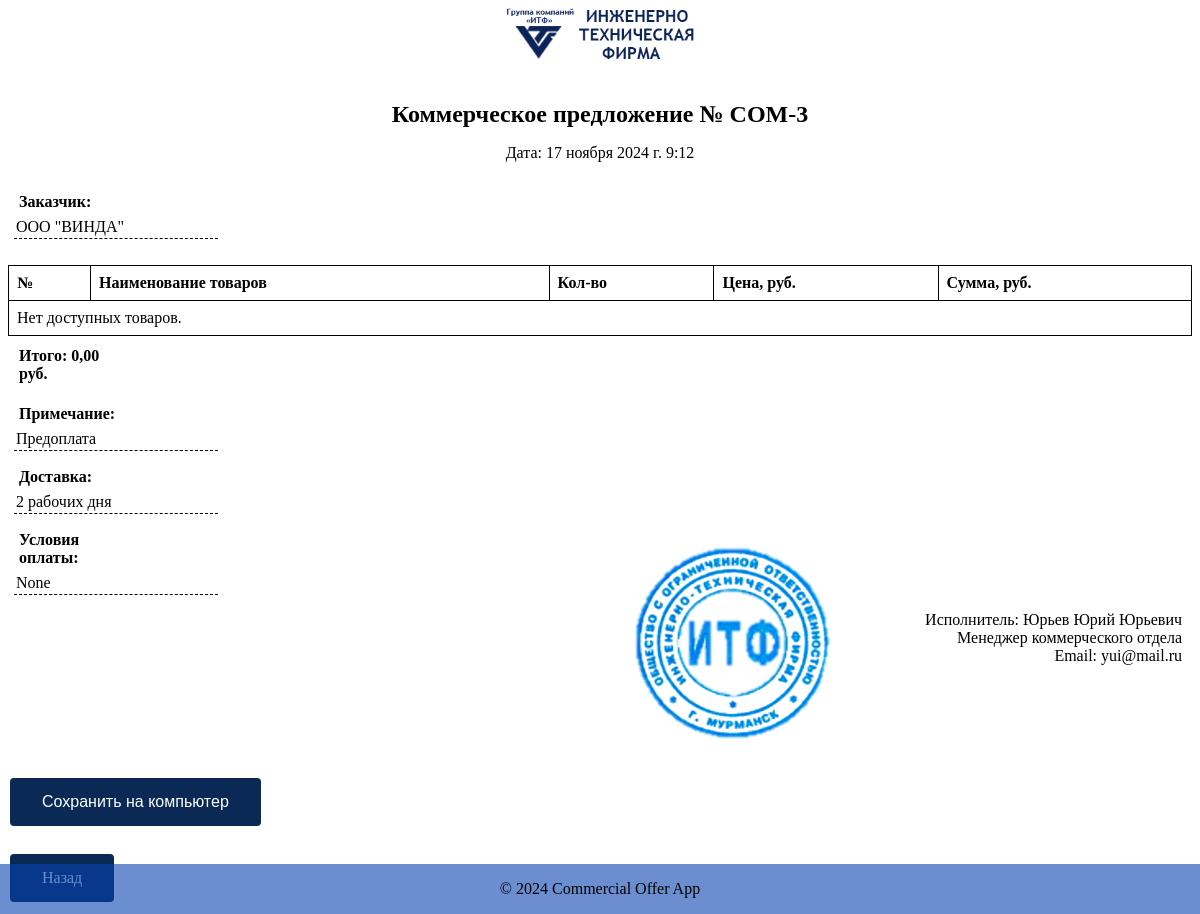
/offers/offer_detail/44/ (signed in), run on the app's committed database.
### offers/models.py (models this page shows, shortened)
class Offer(models.Model):
    number = models.CharField(max_length=5, unique=True)
    date = models.DateTimeField(auto_now_add=True)
    customer = models.CharField(max_length=255)
    description = models.TextField()
    delivery = models.TextField()
    remarks = models.TextField()
    executor = models.ForeignKey(User, on_delete=models.CASCADE)
    products = models.ManyToManyField('Product', through='OfferProduct')
    note = models.TextField(blank=True, null=True)
    payment_terms = models.TextField(blank=True, null=True)
    total_price = models.DecimalField(max_digits=10, decimal_places=2, default=0)

### offers/views.py (the view)
# urls.py: path('offer_detail/<int:offer_id>/', views.offer_detail, name='offer_detail'),
@login_required
def offer_detail(request, offer_id):
    offer = get_object_or_404(Offer, id=offer_id)
    offer_products = OfferProduct.objects.filter(offer=offer)
    form = OfferForm(instance=offer)
    context = {
        'offer': offer,
        'offer_products': offer_products,
        'form': form,
    }
    return render(request, 'offers/offer_detail.html', context)

### offers/templates/offers/offer_detail.html (shortened to what this page needs)
{% load static %}
<!DOCTYPE html>
<html lang="ru">
<head>
    <link rel="stylesheet" href="{% static 'offers/css/style.css' %}">
    <link href="https://cdn.jsdelivr.net/npm/select2@4.1.0-rc.0/dist/css/select2.min.css" rel="stylesheet" />
</head>
<body class="body">
<div class="save">
    <div class="header">
        <img src="{% static 'offers/images/logo.png' %}" alt="Logo" class="logo">
        <br>
        <br>
        <br>
        <h1>Коммерческое предложение № {{ offer.number }}</h1>
        <p>Дата: {{ offer.date }}</p>
    </div>
    <div class="content">
        <form id="offer-form" method="post" action="{% url 'offer_list' %}">
            <div style="margin-bottom: 20px" class="note-container">
                <div class="note-label"><strong>Заказчик:</strong></div>
                <div class="note-input">{{ offer.customer }}</div>
            </div>
            <table class="table">
                <thead>
                    <tr>
                        <th>№</th>
                        <th>Наименование товаров</th>
                        <th>Кол-во</th>
                        <th>Цена, руб.</th>
                        <th>Сумма, руб.</th>
                    </tr>
                </thead>
                <tbody>
                    {% for product in offer_products %}
                        <tr>
                            <td>{{ forloop.counter }}</td>
                            <td>{{ product.product.name }}</td>
                            <td>{{ product.quantity }}</td>
                            <td>{{ product.product.price }}</td>
                            <td>{{ product.total_price }}</td>
                        </tr>
                    {% empty %}
                        <tr>
                            <td colspan="5">Нет доступных товаров.</td>
                        </tr>
                    {% endfor %}
                </tbody>
            </table>
            <div class="note-container">
                <div class="note-label"><strong>Итого: <span id="total-sum">{{ offer.total_price }}</span> руб.</strong></div>
            </div>
            <div class="note-container">
                <div class="note-label"><strong>Примечание:</strong></div>
                <div class="note-input">{{ offer.remarks }}</div>
            </div>
            <div class="note-container">
                <div class="note-label"><strong>Доставка:</strong></div>
                <div class="note-input">{{ offer.delivery }}</div>
            </div>
            <div class="note-container">
                <div class="note-label"><strong>Условия оплаты:</strong></div>
                <div class="note-input">{{ offer.payment_terms }}</div>
            </div>
            <div class="footer">
                <p>Исполнитель: {{ offer.executor.first_name }}</p>
                <p>{{ offer.executor.last_name }}</p>
                <p>Email: {{ offer.executor.email }}</p>
                <img style="margin-top: -120px; margin-right: 350px" src="{% static 'offers/images/pechat.png' %}" alt="Logo" class="logo">
            </div>
        </form>
    </div>
</div>
<button class="button" onclick="downloadPageAsPDF()">Сохранить на компьютер</button>
<div style="margin-top: 20px"><a class="button" href="{% url 'profile' %}">Назад</a></div>
<footer>
    <p>&copy; 2024 Commercial Offer App</p>
</footer>
</body>
</html>

### offers/static/offers/css/style.css (style rules this page uses)
body { background-image: url("/static/offers/images/back1.jpg"); background-size: auto; background-repeat: no-repeat; }
img { width: 200px; height: auto; }
.button { background-color: #0b2955; border: none; color: white; padding: 15px 32px; text-align: center; text-decoration: none; display: inline-block; font-size: 16px; margin: 4px 2px; cursor: pointer; border-radius: 4px; transition: background-color 0.3s ease; }
footer { position: fixed; left: 0; right: 0; bottom: 0; text-align: center; background-color: rgba(7, 67, 175, 0.6); }
.body { font-family: serif; }
.header { text-align: center; margin-bottom: 20px; }
.header h1 { margin: 0; font-size: 24px; }
.content { margin-bottom: 20px; }
.table { width: 100%; border-collapse: collapse; }
.table th, .table td { border: 1px solid #000; padding: 8px; text-align: left; }
.footer { padding: 10px; text-align: right; }
.footer p { margin: 0; }
.note-container { position: relative; border: 1px solid rgba(204, 204, 204, 0); padding: 5px; width: 300px; }
.note-label { display: inline-block; width: 100px; background-color: white; border-right: 0px solid rgba(204, 204, 204, 0); padding: 5px; box-sizing: border-box; }
.note-input { display: inline-block; width: calc(100% - 100px); padding: 2px; border: none; resize: none; outline: none; border-bottom: 1px dashed; }

### data on the page
Offer: number "COM-3", date "17 ноября 2024 г. 9:12", customer "ООО \"ВИНДА\"", total_price "0,00", remarks "Предоплата", delivery "2 рабочих дня", payment_terms "None", executor.first_name "Юрьев Юрий Юрьевич", executor.last_name "Менеджер коммерческого отдела", executor.email "yui@mail.ru"
